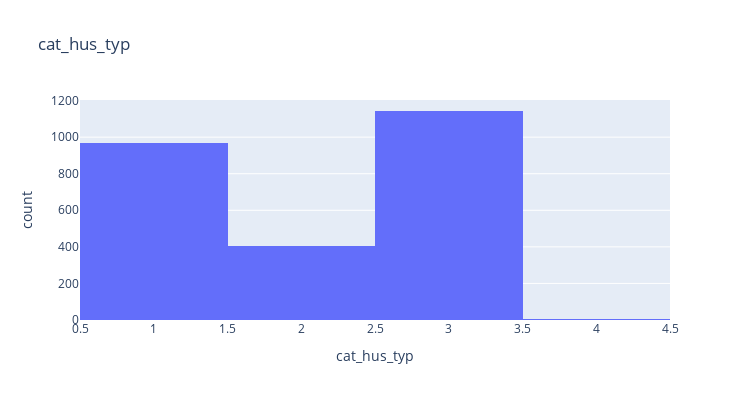

Notebook cell for this chart:
### Code cell
# Check dist of house cat_hus_typ 
fig_tmp = px.histogram(df_raw_hh, x= "cat_hus_typ", title= "cat_hus_typ")
fig_tmp.update_layout(width= 750, height= 400)
fig_tmp.show()

### Figure 1 — Plotly figure (JSON) as saved in the notebook; plotly's stock layout.template omitted (floating-point values rounded to 4 significant figures; data arrays with more than 128 entries replaced by an {"elided": "..."} marker saying what was removed)
{"data": [{"alignmentgroup": "True", "bingroup": "x", "hovertemplate": "cat_hus_typ=%{x}<br>count=%{y}<extra></extra>", "legendgroup": "", "marker": {"color": "#636efa", "pattern": {"shape": ""}}, "name": "", "offsetgroup": "", "orientation": "v", "showlegend": false, "type": "histogram", "x": {"elided": "2520 int values"}, "xaxis": "x", "yaxis": "y"}], "layout": {"barmode": "relative", "height": 400, "legend": {"tracegroupgap": 0}, "title": {"text": "cat_hus_typ"}, "width": 750, "xaxis": {"anchor": "y", "domain": [0, 1], "title": {"text": "cat_hus_typ"}}, "yaxis": {"anchor": "x", "domain": [0, 1], "title": {"text": "count"}}}}
